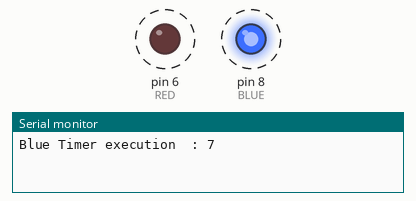
This sketch was run on a simulated Arduino Uno, built with avr-gcc and run on an emulated ATmega328P. On the bench: output pins drawn as LEDs (lit = HIGH), the last lines printed to the serial monitor. Dashed ring = blinking.

Above: at 0.18 s.
At 1.05 s:
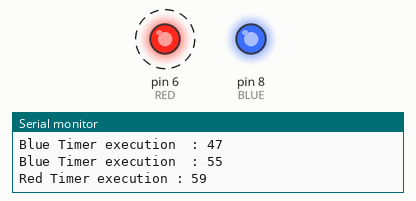
Timing chart, 0 to 3.0 s (numbered marks = the images above):
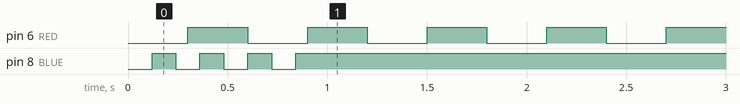

The sketch:

using-timers.ino
```cpp
#include <Arduino_FreeRTOS.h>
#include "timers.h"

#define RED       6
#define YELLOW    7
#define BLUE      8

#define  BLUE_TIMER_PERIOD   (pdMS_TO_TICKS(120))
#define  RED_TIMER_PERIOD    (pdMS_TO_TICKS(300))

TimerHandle_t   xBlueTimer,xRedTimer;

void setup()
{
  Serial.begin(9600);
  pinMode(RED,OUTPUT);
  pinMode(BLUE,OUTPUT);

  BaseType_t  xBlueTimerStarted, xRedTimerStarted;

  xBlueTimer  = xTimerCreate("Blue Timer",BLUE_TIMER_PERIOD,pdTRUE,0,prvTimerCallback);
  xRedTimer   = xTimerCreate("Red Timer", RED_TIMER_PERIOD, pdTRUE,0,prvTimerCallback);

 if((xBlueTimer != NULL) && (xRedTimer !=NULL))
  {
     xBlueTimerStarted  = xTimerStart(xBlueTimer,0);
     xRedTimerStarted   = xTimerStart(xRedTimer,0);

     while((xBlueTimerStarted != pdPASS) && (xRedTimerStarted != pdPASS)) {}
  }

}
  uint32_t blueExecutionCount;

 void prvTimerCallback(TimerHandle_t xTimer)
 {
   TickType_t xTimeNow;

    xTimeNow =  xTaskGetTickCount();

   if(xTimer == xBlueTimer)
   {
    blueExecutionCount++;
    Serial.print("Blue Timer execution  : ");
    Serial.println(xTimeNow);
    digitalWrite(BLUE,digitalRead(BLUE)^1);
     if(blueExecutionCount ==  7)
     {
      xTimerStop(xBlueTimer,0);
     }
   }
   else
   {
   Serial.print("Red Timer execution : ");
   Serial.println(xTimeNow);
   digitalWrite(RED,digitalRead(RED)^1);
   }
 }

void loop(){}
```

Measured:
- by itself, pin 6 (RED): alternates HIGH for 0.30 s and LOW for 0.30 s
- by itself, pin 8 (BLUE): alternates HIGH for 0.12 s and LOW for 0.12 s, 7 changes in all, then stays HIGH
